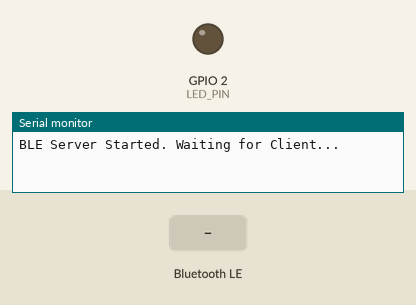
Recording of a sketch running on a simulated ESP32-S3. Parts: output pins drawn as LEDs (lit = HIGH), the last lines printed to the serial monitor. Inputs (shaded band) come from the test bench. Nothing arrives over Bluetooth unless stated; a phone connects over Bluetooth LE 3 s after start.

Above: at 1.2 s.
1.3 s: Bluetooth LE write "1" received
At 3.7 s:
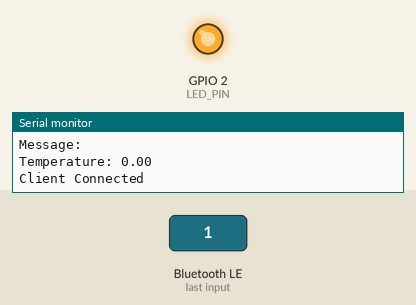
Timing chart, 0 to 5.2 s (numbered marks = the images above; inputs shaded):
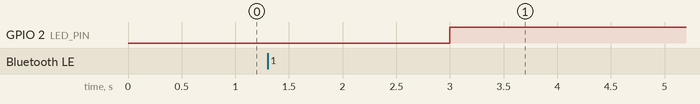

The sketch:

TRIOE_BLE_SERVER.ino
```cpp
#include <BLEDevice.h>
#include <BLEUtils.h>
#include <BLEServer.h>
#include <ArduinoJson.h>

#define LED_PIN 2  // Built-in LED on ESP32-S3

// BLE Service and Characteristic UUIDs
#define SERVICE_UUID        "12345678-1234-5678-1234-56789abcdef0"
#define CHARACTERISTIC_UUID "abcdef01-1234-5678-1234-56789abcdef0"

BLEServer *pServer = NULL;
BLECharacteristic *pCharacteristic;
bool deviceConnected = false;

// BLE Server Connection Callback
class MyServerCallbacks : public BLEServerCallbacks {
  void onConnect(BLEServer* pServer) {
    deviceConnected = true;
    Serial.println("Client Connected");
    digitalWrite(LED_PIN, HIGH);  // Turn LED ON when client connects
  }

  void onDisconnect(BLEServer* pServer) {
    deviceConnected = false;
    Serial.println("Client Disconnected");
    digitalWrite(LED_PIN, LOW);  // Turn LED OFF when client disconnects
    BLEDevice::startAdvertising();  // Restart advertising when disconnected
  }
};

class MyCharacteristicCallbacks : public BLECharacteristicCallbacks {
  void onWrite(BLECharacteristic *pCharacteristic) {
    String value = pCharacteristic->getValue().c_str();
    Serial.println("Received Value: " + value);

    // Parse JSON data
    StaticJsonDocument<200> doc;
    DeserializationError error = deserializeJson(doc, value);
    if (error) {
      Serial.println("Failed to parse JSON!");
      return;
    }

    // Process the JSON data
    int rssi = doc["rssi"];
    const char* message = doc["message"];
    float temperature = doc["temperature"];

    Serial.print("RSSI: ");
    Serial.println(rssi);
    Serial.print("Message: ");
    Serial.println(message);
    Serial.print("Temperature: ");
    Serial.println(temperature);
  }
};

void setup() {
  Serial.begin(115200);
  pinMode(LED_PIN, OUTPUT);
  digitalWrite(LED_PIN, LOW);  // Initialize LED to OFF

  // Create BLE Device
  BLEDevice::init("ESP32-S3_BLE_Server");

  // Create BLE Server
  pServer = BLEDevice::createServer();
  pServer->setCallbacks(new MyServerCallbacks());

  // Create BLE Service
  BLEService *pService = pServer->createService(SERVICE_UUID);

  // Create BLE Characteristic
  pCharacteristic = pService->createCharacteristic(
                      CHARACTERISTIC_UUID,
                      BLECharacteristic::PROPERTY_READ |
                      BLECharacteristic::PROPERTY_WRITE
                    );
  pCharacteristic->setCallbacks(new MyCharacteristicCallbacks());

  // Start Service
  pService->start();

  // Start Advertising
  BLEAdvertising *pAdvertising = BLEDevice::getAdvertising();
  pAdvertising->addServiceUUID(SERVICE_UUID);
  pAdvertising->setScanResponse(true);
  BLEDevice::startAdvertising();

  Serial.println("BLE Server Started. Waiting for Client...");
}

void loop() {
  // Server remains idle, waiting for data from client
}
```
